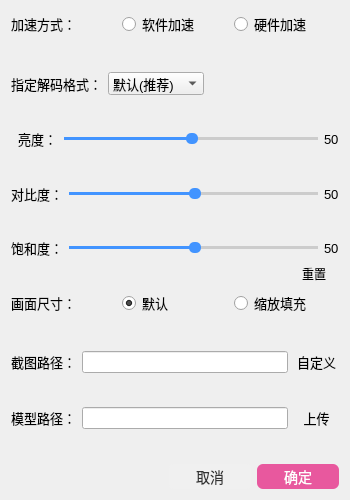
<?xml version="1.0" encoding="UTF-8"?>
<ui version="4.0">
 <class>settingDialog</class>
 <widget class="QDialog" name="settingDialog">
  <property name="geometry">
   <rect>
    <x>0</x>
    <y>0</y>
    <width>350</width>
    <height>500</height>
   </rect>
  </property>
  <property name="minimumSize">
   <size>
    <width>350</width>
    <height>500</height>
   </size>
  </property>
  <property name="maximumSize">
   <size>
    <width>350</width>
    <height>500</height>
   </size>
  </property>
  <property name="windowTitle">
   <string>Dialog</string>
  </property>
  <property name="styleSheet">
   <string notr="true">QRadioButton{
	font-size:13px;
}
QLabel { 
font-size:13px;
 }
QPushButton{
	max-height:17px;
	max-width:50px;
	min-height:17px;
	min-width:50px;
	border:none;
background-color: transparent;
border-radius:5px;
}
QComboBox{
	font-size:13px;
	min-width:30px;
}
QComboBox QAbstractItemView {
    color: white;
}
QLineEdit{
font-size:12px;
}</string>
  </property>
  <layout class="QVBoxLayout" name="verticalLayout">
   <item>
    <layout class="QHBoxLayout" name="horizontalLayout">
     <item>
      <widget class="QLabel" name="label">
       <property name="styleSheet">
        <string notr="true">QLabel { 
font-size:13px;
 }</string>
       </property>
       <property name="text">
        <string>加速方式：</string>
       </property>
      </widget>
     </item>
     <item>
      <widget class="QRadioButton" name="softwareRadio">
       <property name="styleSheet">
        <string notr="true">QRadioButton{
	font-size:13px;
}</string>
       </property>
       <property name="text">
        <string>软件加速</string>
       </property>
       <property name="checked">
        <bool>true</bool>
       </property>
      </widget>
     </item>
     <item>
      <widget class="QRadioButton" name="hardwareRadio">
       <property name="styleSheet">
        <string notr="true">QRadioButton{
	font-size:13px;
}</string>
       </property>
       <property name="text">
        <string>硬件加速</string>
       </property>
      </widget>
     </item>
    </layout>
   </item>
   <item>
    <spacer name="verticalSpacer_4">
     <property name="orientation">
      <enum>Qt::Orientation::Vertical</enum>
     </property>
     <property name="sizeHint" stdset="0">
      <size>
       <width>20</width>
       <height>20</height>
      </size>
     </property>
    </spacer>
   </item>
   <item>
    <layout class="QHBoxLayout" name="horizontalLayout_2">
     <item>
      <widget class="QLabel" name="label_2">
       <property name="styleSheet">
        <string notr="true">QLabel { 
font-size:13px;
 }</string>
       </property>
       <property name="text">
        <string>指定解码格式：</string>
       </property>
      </widget>
     </item>
     <item>
      <widget class="QComboBox" name="decodeCombox">
       <property name="styleSheet">
        <string notr="true">QComboBox{
	font-size:13px;
	min-width:30px;
}
QComboBox QAbstractItemView::item{
color:black;
}</string>
       </property>
       <item>
        <property name="text">
         <string>默认(推荐)</string>
        </property>
       </item>
       <item>
        <property name="text">
         <string>h264</string>
        </property>
       </item>
       <item>
        <property name="text">
         <string>h264_cuvid</string>
        </property>
       </item>
       <item>
        <property name="text">
         <string>hevc</string>
        </property>
       </item>
       <item>
        <property name="text">
         <string>hevc_cuvid</string>
        </property>
       </item>
       <item>
        <property name="text">
         <string>mpeg4</string>
        </property>
       </item>
       <item>
        <property name="text">
         <string>vp9</string>
        </property>
       </item>
       <item>
        <property name="text">
         <string>av1</string>
        </property>
       </item>
      </widget>
     </item>
     <item>
      <spacer name="horizontalSpacer">
       <property name="orientation">
        <enum>Qt::Orientation::Horizontal</enum>
       </property>
       <property name="sizeHint" stdset="0">
        <size>
         <width>40</width>
         <height>20</height>
        </size>
       </property>
      </spacer>
     </item>
    </layout>
   </item>
   <item>
    <spacer name="verticalSpacer_3">
     <property name="orientation">
      <enum>Qt::Orientation::Vertical</enum>
     </property>
     <property name="sizeHint" stdset="0">
      <size>
       <width>20</width>
       <height>18</height>
      </size>
     </property>
    </spacer>
   </item>
   <item>
    <layout class="QHBoxLayout" name="horizontalLayout_3">
     <item>
      <widget class="QLabel" name="label_3">
       <property name="styleSheet">
        <string notr="true">QLabel { 
font-size:13px;
 }</string>
       </property>
       <property name="text">
        <string>  亮度：</string>
       </property>
      </widget>
     </item>
     <item>
      <widget class="QSlider" name="lightSlider">
       <property name="styleSheet">
        <string notr="true">QSlider::groove:horizontal {
    background-color: #ccc;
    height: 3px;
    border-radius: 2px;
}

QSlider::handle:horizontal {
    background-color:rgb(66, 148, 255);
    width: 12px;
    height: 12px;
    margin: -4px 0; /* 使手柄居中 */
    border-radius: 5px;
}
QSlider::sub-page:horizontal {
    background-color: rgb(66, 148, 255); /* 已滑动部分的颜色 */
}</string>
       </property>
       <property name="value">
        <number>50</number>
       </property>
       <property name="orientation">
        <enum>Qt::Orientation::Horizontal</enum>
       </property>
      </widget>
     </item>
     <item>
      <widget class="QLabel" name="lightLabel">
       <property name="styleSheet">
        <string notr="true">QLabel { 
font-size:13px;
 }</string>
       </property>
       <property name="text">
        <string>50</string>
       </property>
      </widget>
     </item>
    </layout>
   </item>
   <item>
    <spacer name="verticalSpacer_2">
     <property name="orientation">
      <enum>Qt::Orientation::Vertical</enum>
     </property>
     <property name="sizeHint" stdset="0">
      <size>
       <width>20</width>
       <height>21</height>
      </size>
     </property>
    </spacer>
   </item>
   <item>
    <layout class="QHBoxLayout" name="horizontalLayout_7">
     <item>
      <widget class="QLabel" name="contrastLabel1">
       <property name="styleSheet">
        <string notr="true">QLabel { 
font-size:13px;
 }</string>
       </property>
       <property name="text">
        <string>对比度：</string>
       </property>
      </widget>
     </item>
     <item>
      <widget class="QSlider" name="contrastSlider">
       <property name="styleSheet">
        <string notr="true">QSlider::groove:horizontal {
    background-color: #ccc;
    height: 3px;
    border-radius: 2px;
}

QSlider::handle:horizontal {
    background-color:rgb(66, 148, 255);
    width: 12px;
    height: 12px;
    margin: -4px 0; /* 使手柄居中 */
    border-radius: 5px;
}
QSlider::sub-page:horizontal {
    background-color: rgb(66, 148, 255); /* 已滑动部分的颜色 */
}</string>
       </property>
       <property name="value">
        <number>50</number>
       </property>
       <property name="orientation">
        <enum>Qt::Orientation::Horizontal</enum>
       </property>
      </widget>
     </item>
     <item>
      <widget class="QLabel" name="contrastLabel">
       <property name="styleSheet">
        <string notr="true">QLabel { 
font-size:13px;
 }</string>
       </property>
       <property name="text">
        <string>50</string>
       </property>
      </widget>
     </item>
    </layout>
   </item>
   <item>
    <spacer name="verticalSpacer_5">
     <property name="orientation">
      <enum>Qt::Orientation::Vertical</enum>
     </property>
     <property name="sizeHint" stdset="0">
      <size>
       <width>20</width>
       <height>20</height>
      </size>
     </property>
    </spacer>
   </item>
   <item>
    <layout class="QHBoxLayout" name="horizontalLayout_8">
     <item>
      <widget class="QLabel" name="baoheLabel1">
       <property name="styleSheet">
        <string notr="true">QLabel { 
font-size:13px;
 }</string>
       </property>
       <property name="text">
        <string>饱和度：</string>
       </property>
      </widget>
     </item>
     <item>
      <widget class="QSlider" name="baoheSlider">
       <property name="styleSheet">
        <string notr="true">QSlider::groove:horizontal {
    background-color: #ccc;
    height: 3px;
    border-radius: 2px;
}

QSlider::handle:horizontal {
    background-color:rgb(66, 148, 255);
    width: 12px;
    height: 12px;
    margin: -4px 0; /* 使手柄居中 */
    border-radius: 5px;
}
QSlider::sub-page:horizontal {
    background-color: rgb(66, 148, 255); /* 已滑动部分的颜色 */
}</string>
       </property>
       <property name="value">
        <number>50</number>
       </property>
       <property name="orientation">
        <enum>Qt::Orientation::Horizontal</enum>
       </property>
      </widget>
     </item>
     <item>
      <widget class="QLabel" name="baoheLabel">
       <property name="styleSheet">
        <string notr="true">QLabel { 
font-size:13px;
 }</string>
       </property>
       <property name="text">
        <string>50</string>
       </property>
      </widget>
     </item>
    </layout>
   </item>
   <item>
    <layout class="QHBoxLayout" name="horizontalLayout_10">
     <property name="spacing">
      <number>0</number>
     </property>
     <item>
      <spacer name="horizontalSpacer_3">
       <property name="orientation">
        <enum>Qt::Orientation::Horizontal</enum>
       </property>
       <property name="sizeHint" stdset="0">
        <size>
         <width>40</width>
         <height>20</height>
        </size>
       </property>
      </spacer>
     </item>
     <item>
      <widget class="QPushButton" name="resetConfigBtn">
       <property name="styleSheet">
        <string notr="true">QPushButton{
	max-height:17px;
	max-width:50px;
	min-height:17px;
	min-width:50px;
	border:none;
background-color: transparent;
border-radius:5px;
}</string>
       </property>
       <property name="text">
        <string>重置</string>
       </property>
       <property name="icon">
        <iconset resource="../Resource.qrc">
         <normaloff>:/SmartPlayer-icon/reset.png</normaloff>:/SmartPlayer-icon/reset.png</iconset>
       </property>
       <property name="iconSize">
        <size>
         <width>17</width>
         <height>17</height>
        </size>
       </property>
      </widget>
     </item>
    </layout>
   </item>
   <item>
    <layout class="QHBoxLayout" name="horizontalLayout_4">
     <item>
      <widget class="QLabel" name="label_5">
       <property name="styleSheet">
        <string notr="true">QLabel { 
font-size:13px;
 }</string>
       </property>
       <property name="text">
        <string>画面尺寸：</string>
       </property>
      </widget>
     </item>
     <item>
      <widget class="QRadioButton" name="defaultSize">
       <property name="styleSheet">
        <string notr="true">QRadioButton
{
font-size:13px;
}

</string>
       </property>
       <property name="text">
        <string>默认</string>
       </property>
       <property name="checked">
        <bool>true</bool>
       </property>
      </widget>
     </item>
     <item>
      <widget class="QRadioButton" name="expandSize">
       <property name="styleSheet">
        <string notr="true">QRadioButton
{
font-size:13px;
}
</string>
       </property>
       <property name="text">
        <string>缩放填充</string>
       </property>
      </widget>
     </item>
    </layout>
   </item>
   <item>
    <spacer name="verticalSpacer">
     <property name="orientation">
      <enum>Qt::Orientation::Vertical</enum>
     </property>
     <property name="sizeHint" stdset="0">
      <size>
       <width>20</width>
       <height>28</height>
      </size>
     </property>
    </spacer>
   </item>
   <item>
    <layout class="QHBoxLayout" name="horizontalLayout_5">
     <item>
      <widget class="QLabel" name="label_6">
       <property name="styleSheet">
        <string notr="true">QLabel { 
font-size:13px;
 }</string>
       </property>
       <property name="text">
        <string>截图路径：</string>
       </property>
      </widget>
     </item>
     <item>
      <widget class="QLineEdit" name="saveFilePath">
       <property name="minimumSize">
        <size>
         <width>200</width>
         <height>0</height>
        </size>
       </property>
       <property name="maximumSize">
        <size>
         <width>400</width>
         <height>16777215</height>
        </size>
       </property>
       <property name="styleSheet">
        <string notr="true">QLineEdit{
font-size:12px;
}</string>
       </property>
       <property name="text">
        <string/>
       </property>
       <property name="placeholderText">
        <string/>
       </property>
      </widget>
     </item>
     <item>
      <widget class="QPushButton" name="selectPathBtn">
       <property name="styleSheet">
        <string notr="true">QPushButton{
	font-size:13px;
	max-width:45px;
	min-width:45px;
	border-radius:5px;
	border:white;
}</string>
       </property>
       <property name="text">
        <string>自定义</string>
       </property>
      </widget>
     </item>
    </layout>
   </item>
   <item>
    <spacer name="verticalSpacer_7">
     <property name="orientation">
      <enum>Qt::Orientation::Vertical</enum>
     </property>
     <property name="sizeHint" stdset="0">
      <size>
       <width>20</width>
       <height>17</height>
      </size>
     </property>
    </spacer>
   </item>
   <item>
    <layout class="QHBoxLayout" name="horizontalLayout_6">
     <item>
      <widget class="QLabel" name="label_7">
       <property name="styleSheet">
        <string notr="true">QLabel { 
font-size:13px;
 }</string>
       </property>
       <property name="text">
        <string>模型路径：</string>
       </property>
      </widget>
     </item>
     <item>
      <widget class="QLineEdit" name="modelPathLineEdit">
       <property name="minimumSize">
        <size>
         <width>200</width>
         <height>0</height>
        </size>
       </property>
       <property name="maximumSize">
        <size>
         <width>400</width>
         <height>16777215</height>
        </size>
       </property>
       <property name="styleSheet">
        <string notr="true">QLineEdit{
font-size:12px;
}</string>
       </property>
       <property name="text">
        <string/>
       </property>
       <property name="placeholderText">
        <string/>
       </property>
      </widget>
     </item>
     <item>
      <widget class="QPushButton" name="uploadModelPathBtn">
       <property name="styleSheet">
        <string notr="true">QPushButton{
	font-size:13px;
	max-width:45px;
	min-width:45px;
	border-radius:5px;
	border:white;
}</string>
       </property>
       <property name="text">
        <string>上传</string>
       </property>
      </widget>
     </item>
    </layout>
   </item>
   <item>
    <spacer name="verticalSpacer_8">
     <property name="orientation">
      <enum>Qt::Orientation::Vertical</enum>
     </property>
     <property name="sizeHint" stdset="0">
      <size>
       <width>20</width>
       <height>18</height>
      </size>
     </property>
    </spacer>
   </item>
   <item>
    <layout class="QHBoxLayout" name="horizontalLayout_9">
     <item>
      <spacer name="horizontalSpacer_2">
       <property name="orientation">
        <enum>Qt::Orientation::Horizontal</enum>
       </property>
       <property name="sizeHint" stdset="0">
        <size>
         <width>40</width>
         <height>20</height>
        </size>
       </property>
      </spacer>
     </item>
     <item>
      <widget class="QPushButton" name="cancelBtn">
       <property name="styleSheet">
        <string notr="true">QPushButton {
    background-color: #f0f0f0;
    color: #333333;
    border: none;
    border-radius: 4px;
    padding: 4px 16px; 
    font-size: 14px;
}
QPushButton:hover {
    background-color: #ffffff;
}
QPushButton:pressed {
    background-color: #dcdcdc;
}
</string>
       </property>
       <property name="text">
        <string>取消</string>
       </property>
      </widget>
     </item>
     <item>
      <widget class="QPushButton" name="confirmBtn">
       <property name="styleSheet">
        <string notr="true">QPushButton {
    background-color: #e8589e;
    color: #ffffff;
    border: none;
    border-radius: 6px;
    padding: 4px 16px;
    font-size: 14px;
}
QPushButton:hover {
    background-color: #f06cae;
}
QPushButton:pressed {
    background-color: #d14a8a;
}
</string>
       </property>
       <property name="text">
        <string>确定</string>
       </property>
      </widget>
     </item>
    </layout>
   </item>
  </layout>
 </widget>
 <resources>
  <include location="../Resource.qrc"/>
 </resources>
 <connections/>
</ui>
